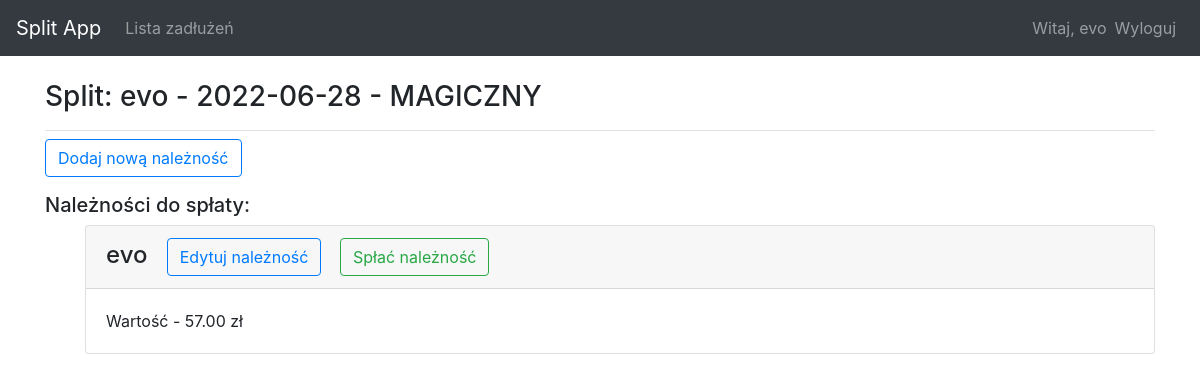
Before: /transactions/13/ (signed in) with the older database file.
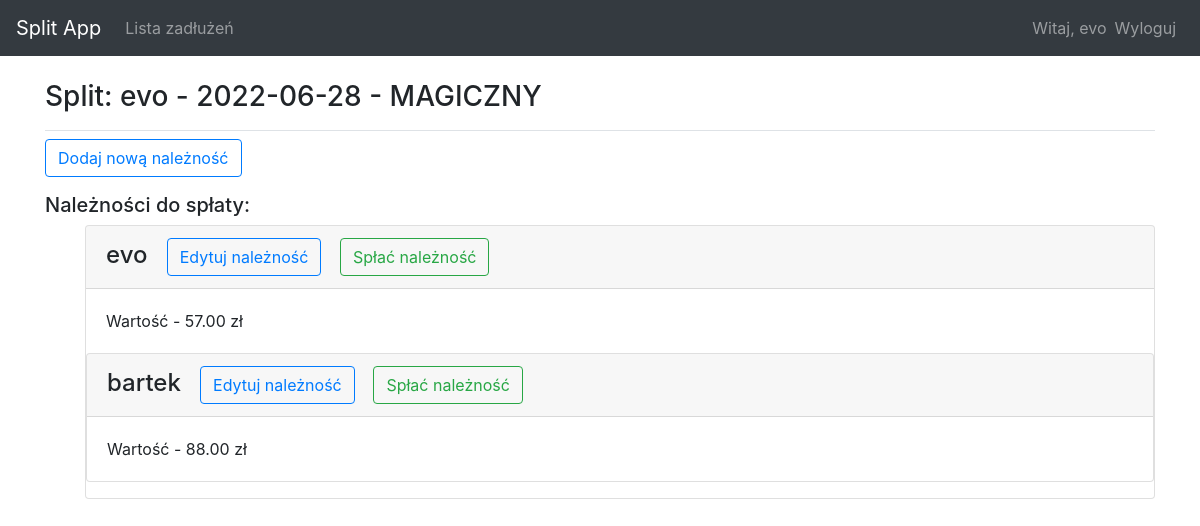
After: the same page with the newer database file.
### split_app/models.py (models this page shows, shortened)
class Transaction(models.Model):
    owner = models.ForeignKey(User, on_delete=models.CASCADE)
    t_desc = models.TextField(blank=True, null=True)
    t_date = models.DateField()
    t_status = models.CharField(default=c.new, editable=False, max_length=16)
    def __str__(self):
        return f"{self.owner} - {self.t_date} - {self.t_desc}"

class Obligation(models.Model):
    transaction = models.ForeignKey(
        Transaction, related_name="obligation", on_delete=models.CASCADE
    )
    user = models.ForeignKey(User, on_delete=models.CASCADE)
    desc = models.TextField(blank=True, null=True)
    value = models.DecimalField(max_digits=6, decimal_places=2)
    optional_value = models.DecimalField(
        max_digits=6, decimal_places=2, null=True, blank=True
    )
    o_status = models.CharField(default=c.new, choices=c.status, max_length=16)
    payment_date = models.DateField(
        default=django.utils.timezone.now, null=True, blank=True
    )
    @property
    def suma(self):
        if self.optional_value:
            return self.value + self.optional_value
        return self.value

### split_app/views.py (the view)
# urls.py: path("transactions/<int:transaction_id>/", views.transaction, name="transaction"),
@login_required
def transaction(req, transaction_id):
    transaction = Transaction.objects.get(id=transaction_id)
    obligations = Obligation.objects.filter(
        Q(transaction=transaction_id) & Q(o_status="New")
    )
    context = {"transaction": transaction, "obligations": obligations}
    return render(req, "split_app/transaction.html", context)

### split_app/templates/split_app/transaction.html (shortened to what this page needs)
{% extends 'split_app/base.html' %}
{% block page_header %}
    <h3>Split: {{ transaction }}</h3>
{% endblock page_header %}
{% block content %}
    {% load i18n %}
    <p>
    <a href="{% url 'split_app:new_obligation' transaction.id %}" class="btn btn-outline-primary"> Dodaj nową należność </a>
    </p>
<h5 class="display-5">Należności do spłaty:</h5>
<ul>
{% for oblig in obligations %}
    <div class="card mb-3">
        <h4 class="card-header">
        {% language 'pl' %}
            {{ oblig.user }}
        {% endlanguage %}
            <small><a href="{% url 'split_app:edit_obligation' oblig.id %}" class="btn btn-outline-primary">Edytuj należność</a> </small>
            <small><a href="{% url 'split_app:pay_obligation' oblig.id transaction.id %}" class="btn btn-outline-success">Spłać należność</a> </small>
        </h4>
    <div class="card-body">
           Wartość -  {{ oblig.suma }} zł
    </div>
{% empty %}
    <p>Na ten moment nie ma tu żadnych zaległych rzeczy do spłacenia</p>
{% endfor %}
</ul>
{% endblock %}

### split_app/templates/split_app/base.html (shortened to what this page needs)
{% load bootstrap4 %}
<!DOCTYPE html>
<html lang="en">
<head>
    {% bootstrap_css %}
</head>
<body>
    <nav class="navbar navbar-expand-md navbar-dark bg-dark mb-4 border:none">
        <a class="navbar-brand" href="{% url 'split_app:index' %}">Split App</a>
            <div class="collapse navbar-collapse" id="navbarCollapse">
                <ul class="navbar-nav mr-auto">
                    <li class="nav-item">
                        <a class="nav-link" href="{% url 'split_app:Transactions' %}">Lista zadłużeń</a>
                    </li>
                </ul>
                <ul class="navbar-nav ml-auto">
                    {% if user.is_authenticated %}
                        <li class="nav-item">
                            <span class="navbar-text">Witaj, {{ user.username }}</span>
                        </li>
                        <li class="nav-item">
                            <a class="nav-link" href="{% url 'users:logout' %}">Wyloguj</a>
                        </li>
                        {% else %}
                            <li class="nav-item">
                                <a class="nav-link" href="{% url 'users:login' %}">Zaloguj się</a>
                            </li>
                    {% endif %}
                </ul>
            </div>
    </nav>
<main role="main" class="container">
    <div class="pb-2 mb-2 border-bottom">
        {% block page_header %}{% endblock page_header %}
    </div>
    <div>
        {% block content %}{% endblock content %}
    </div>
</main>
</body>
</html>

Changed rows visible on the page:
now on this page (row edited): Obligation: user "bartek", suma "88.00"
